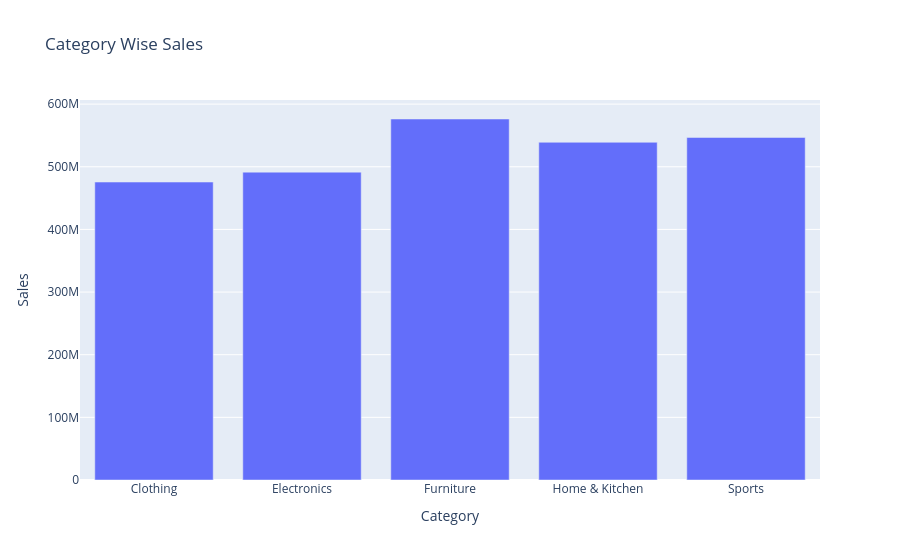

Here is the notebook cell this chart was saved with:
### Markdown cell above
**Code Cell 5
Interactive Bar Chart**

### Code cell
category_sales = (
    df
    .groupby("Category",as_index=False)["Sales"]
    .sum()
)

fig = px.bar(
    category_sales,
    x="Category",
    y="Sales",
    title="Category Wise Sales"
)

fig.show()

### Figure 1 — Plotly figure (JSON) as saved in the notebook; plotly's stock layout.template omitted (floating-point values rounded to 4 significant figures)
{"data": [{"hovertemplate": "Category=%{x}<br>Sales=%{y}<extra></extra>", "legendgroup": "", "marker": {"color": "#636efa", "pattern": {"shape": ""}}, "name": "", "orientation": "v", "showlegend": false, "textposition": "auto", "type": "bar", "x": ["Clothing", "Electronics", "Furniture", "Home & Kitchen", "Sports"], "xaxis": "x", "y": [475600000.0, 491400000.0, 576200000.0, 539100000.0, 546700000.0], "yaxis": "y"}], "layout": {"barmode": "relative", "legend": {"tracegroupgap": 0}, "title": {"text": "Category Wise Sales"}, "xaxis": {"anchor": "y", "domain": [0, 1], "title": {"text": "Category"}}, "yaxis": {"anchor": "x", "domain": [0, 1], "title": {"text": "Sales"}}}}
